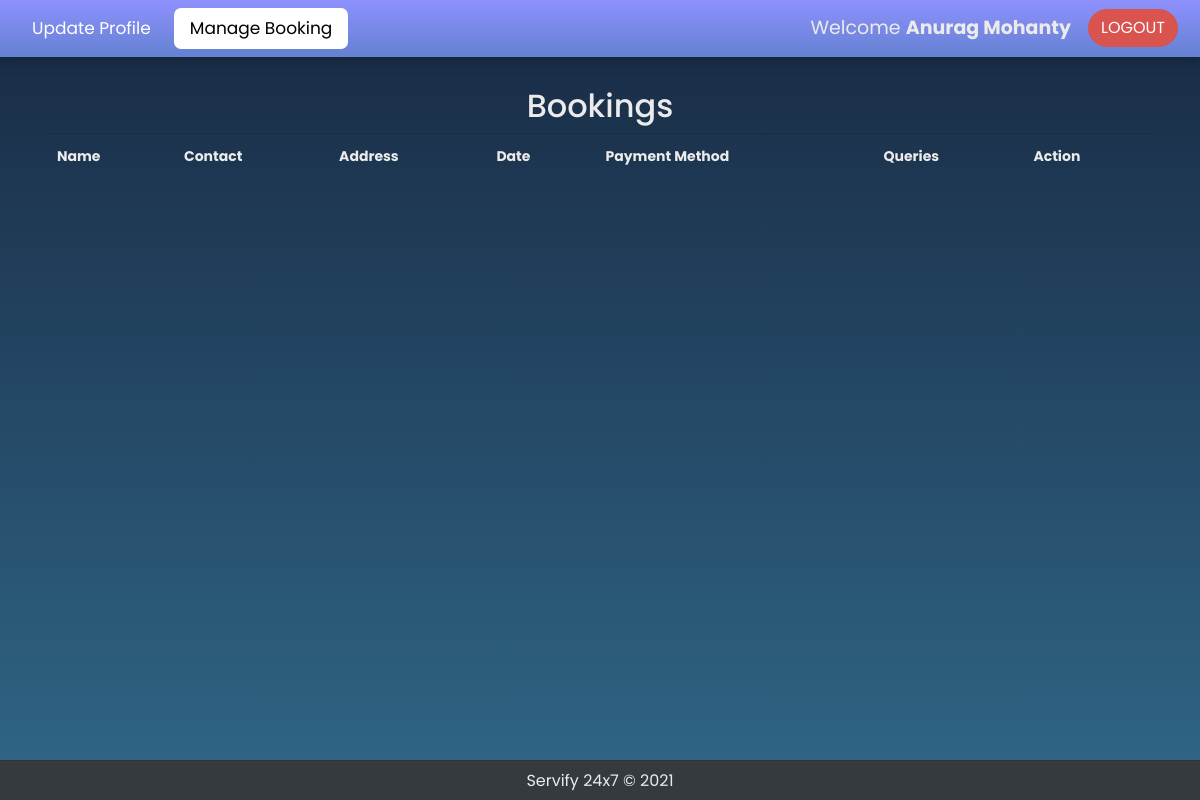
/provider-bookings.php (signed in), run on an earlier commit of the app's database.
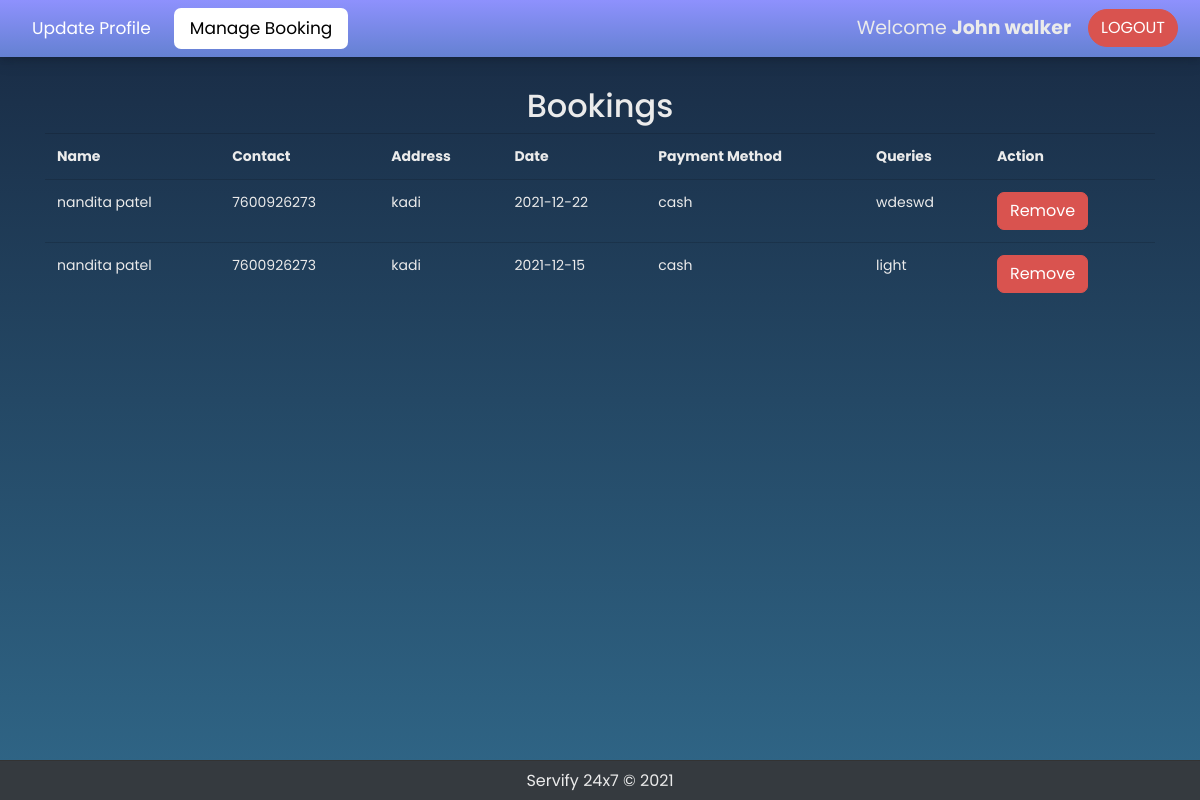
And on a later commit of the database.
### tables this page shows
CREATE TABLE `bookings` (
  `id` int(10) UNSIGNED NOT NULL,
  `provider_id` int(10) UNSIGNED NOT NULL,
  `fname` varchar(255) NOT NULL,
  `lname` varchar(255) NOT NULL,
  `email` varchar(255) NOT NULL,
  `contact` varchar(20) NOT NULL,
  `adder` varchar(255) NOT NULL,
  `date` date NOT NULL,
  `payment` varchar(30) NOT NULL,
  `queries` varchar(255) NOT NULL,
  `status` varchar(255) NOT NULL
);

### scripts/DB.php (called while the page is built, shortened)
<?php
class DB
{
    protected static $_stmt = null;
    public static function getConnection()
    {
        try {
            $conn = new PDO("mysql:host=".self::HOST.";dbname=".self::DBNAME, self::USERNAME, self::PASSWORD, []);
            $conn->setAttribute(PDO::ATTR_ERRMODE, PDO::ERRMODE_EXCEPTION);
        } catch (PDOException $e) {
            echo $e->getMessage();
        }
        return $conn;
    }
    public static function query($sql, $params = array())
    {
        try {
            self::$_stmt = self::getConnection()->prepare($sql);
            if (empty($params)) {
                self::$_stmt->execute();
            } else {
                self::$_stmt->execute($params);
            }
            return self::$_stmt;
        } catch (PDOException $e) {
            echo $e->getMessage();
        }
    }
}

### provider-bookings.php (the view, shortened to what this page needs)
<?php
    include_once "scripts/DB.php";
    include_once "include/header.php";
    $provider_id=  $_SESSION['user']->id;
    $sql= "SELECT * FROM bookings WHERE provider_id= $provider_id  ORDER BY date DESC" ;
    $bookings = DB::query($sql)->fetchAll(PDO::FETCH_OBJ);
    include_once "msg/admin.php";
?>
<div class="container" style="margin-top: 30px; margin-bottom: 60px;">
    <h2 class="text-center"> Bookings </h2>
    <div class="table-responsive">
        <table class="table">
            <tr>
                <th>Name</th>
                <th>Contact</th>
                <th>Address</th>
                <th>Date</th>
                <th>Payment Method</th>
                <th>Queries</th>
                <th>Action</th>
            </tr>
            <?php foreach ($bookings as $booking): ?>
            <tr>
                <td>
                    <?= $booking->fname; ?> <?= $booking->lname; ?>
                </td>
                <td>
                    <?= $booking->contact; ?>
                </td>
                <td>
                    <?= $booking->adder; ?>
                </td>
                <td>
                    <?= $booking->date; ?>
                </td>
                <td>
                    <?= $booking->payment; ?>
                </td>
                <td>
                    <?= $booking->queries; ?>
                </td>
                <td>
                    <a class="btn btn-danger" style="border-radius: 7px;"
                        href="deletebooking.php?id=<?= $booking->id; ?>">Remove</a>
                </td>
            </tr>
            <?php endforeach; ?>
        </table>
    </div>
</div>
<?php include_once "include/footer.php";

### include/header.php (shortened to what this page needs)
<!DOCTYPE html>
<html lang="en">
<head>
    <link rel="stylesheet" href="./css/bootstrap.min.css">
    <link rel="stylesheet" href="./css/style.css">
    <link rel="stylesheet" href="https://stackpath.bootstrapcdn.com/font-awesome/4.7.0/css/font-awesome.min.css">
</head>
<body>
    <nav class="navbar sticky-top">
        <?php if (!isset($_SESSION['user'])) : ?>
            <a class="nav-item nav-link active" id="find-provider" href="index.php">Find Service Provider</a>
            <a class="nav-item nav-link" id="about" href="about.php">About</a>
            <a class="nav-item nav-link" id="contact-us" href="contact-us.php">Contact Us</a>
            <div class="profile">
                <?php if (isset($_SESSION['username'])) : ?>
                    <p><a class="my-bookings nav-item" id="my-bookings" href="mybookings.php">My Bookings</a></p>
                    <p class="user-name" style="margin-right: 13px;font-size: 19px;">Welcome&nbsp; <strong> <?php echo $_SESSION['username']; ?></strong></p>
                    <p class=""> <a href="./LOGIN/logout-user.php" class="btn btn-danger" role="button" style="color: white;margin: 5px 6px 6px 4px; border-radius: 20px">LOGOUT</a> </p>
                <?php endif; ?>
            </div>
        <?php else : ?>
            <a class="nav-item nav-link" id="provider-update-profile" href="provider.php">Update Profile</a>
            <a class="nav-item nav-link" id="provider-manage-booking" href="provider-bookings.php">Manage Booking</a>
            <div class="profile">
                <p class="user-name" style="margin-right: 13px;font-size: 19px;">Welcome&nbsp; <strong><?php echo $_SESSION['user']->name; ?></strong></strong></p>
                <p class=""> <a href="./LOGIN/logout-provider.php" class="btn btn-danger" role="button" style="color: white;margin: 5px 6px 6px 4px; border-radius: 20px">LOGOUT</a> </p>
            </div>
        <?php endif; ?>
    </nav>

What changed in the data, as far as the page shows it:
added bookings: fname "nandita", lname "patel", contact "7600926273", adder "kadi", date "2021-12-22", payment "cash", queries "wdeswd"
added bookings: fname "nandita", lname "patel", contact "7600926273", adder "kadi", date "2021-12-15", payment "cash", queries "light"
Also different on the page:
$_SESSION['user']->name: "Anurag Mohanty" → "John walker"
